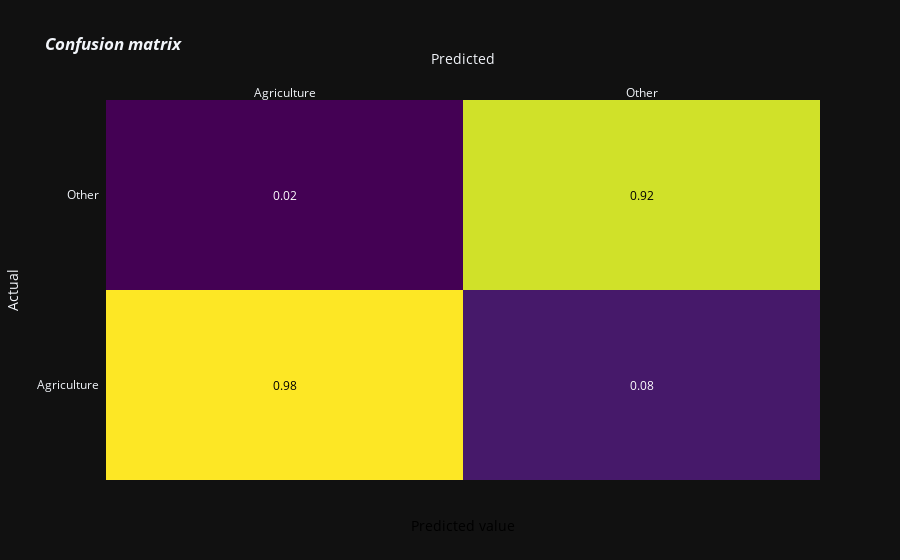
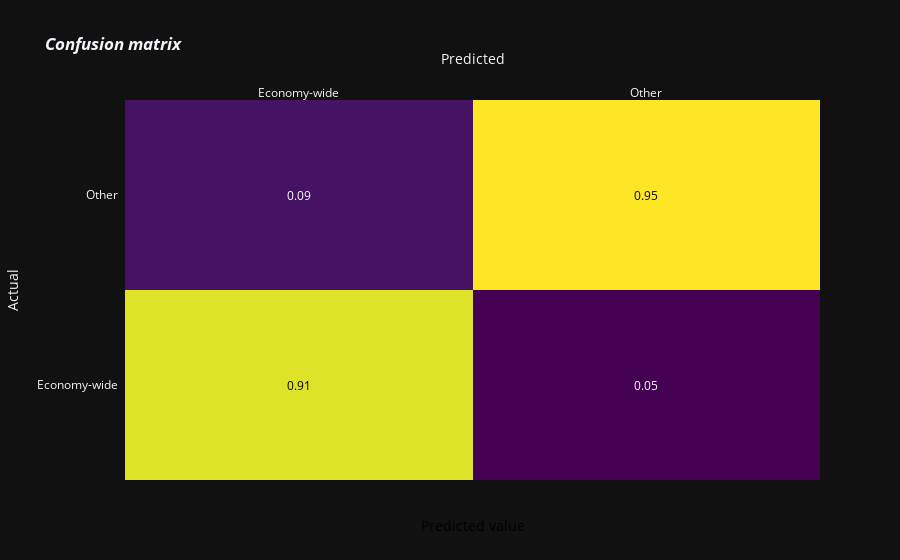
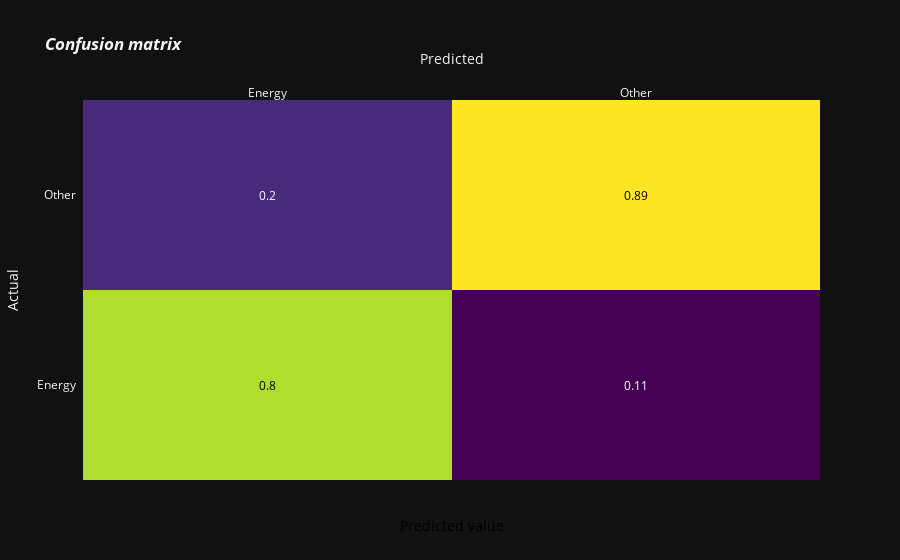
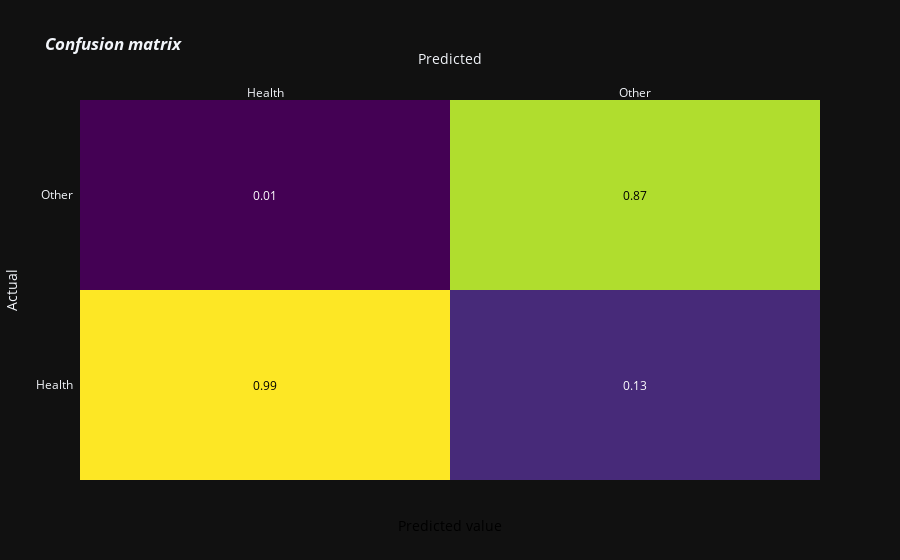

These figures' notebook cell, in order:
### Markdown cell above
# Confusion Matrices

### Code cell
mlbcm=multilabel_confusion_matrix(y_true, y_pred)

# loop through multiple confusion matrices and plot them.
for ix, matrix in enumerate(mlbcm):
    class_label = mlb.classes_[ix]
    fig=plot_confusion_matrix(matrix, class_label)
    fig.show()

### Figure 1 — Plotly figure (JSON) as saved in the notebook; plotly's stock layout.template omitted (floating-point values rounded to 4 significant figures)
{"data": [{"colorscale": [[0.0, "#440154"], [0.1111, "#482878"], [0.2222, "#3e4989"], [0.3333, "#31688e"], [0.4444, "#26828e"], [0.5556, "#1f9e89"], [0.6667, "#35b779"], [0.7778, "#6ece58"], [0.8889, "#b5de2b"], [1.0, "#fde725"]], "reversescale": false, "showscale": false, "x": ["Agriculture", "Other"], "y": ["Agriculture", "Other"], "z": [[0.9849, 0.08197], [0.01506, 0.918]], "type": "heatmap"}], "layout": {"annotations": [{"font": {"color": "#000000"}, "showarrow": false, "text": "0.98", "x": "Agriculture", "xref": "x", "y": "Agriculture", "yref": "y"}, {"font": {"color": "#FFFFFF"}, "showarrow": false, "text": "0.08", "x": "Other", "xref": "x", "y": "Agriculture", "yref": "y"}, {"font": {"color": "#FFFFFF"}, "showarrow": false, "text": "0.02", "x": "Agriculture", "xref": "x", "y": "Other", "yref": "y"}, {"font": {"color": "#000000"}, "showarrow": false, "text": "0.92", "x": "Other", "xref": "x", "y": "Other", "yref": "y"}, {"font": {"color": "black", "size": 14}, "showarrow": false, "text": "Predicted value", "x": 0.5, "xref": "paper", "y": -0.15, "yref": "paper"}], "xaxis": {"dtick": 1, "gridcolor": "rgb(0, 0, 0)", "side": "top", "ticks": "", "title": {"text": "Predicted"}}, "yaxis": {"dtick": 1, "ticks": "", "ticksuffix": "  ", "title": {"text": "Actual"}}, "title": {"text": "<i><b>Confusion matrix</b></i>"}}}

### Figure 2 — Plotly figure (JSON) as saved in the notebook; plotly's stock layout.template omitted (floating-point values rounded to 4 significant figures)
{"data": [{"colorscale": [[0.0, "#440154"], [0.1111, "#482878"], [0.2222, "#3e4989"], [0.3333, "#31688e"], [0.4444, "#26828e"], [0.5556, "#1f9e89"], [0.6667, "#35b779"], [0.7778, "#6ece58"], [0.8889, "#b5de2b"], [1.0, "#fde725"]], "reversescale": false, "showscale": false, "x": ["Economy-wide", "Other"], "y": ["Economy-wide", "Other"], "z": [[0.9112, 0.04545], [0.08883, 0.9545]], "type": "heatmap"}], "layout": {"annotations": [{"font": {"color": "#000000"}, "showarrow": false, "text": "0.91", "x": "Economy-wide", "xref": "x", "y": "Economy-wide", "yref": "y"}, {"font": {"color": "#FFFFFF"}, "showarrow": false, "text": "0.05", "x": "Other", "xref": "x", "y": "Economy-wide", "yref": "y"}, {"font": {"color": "#FFFFFF"}, "showarrow": false, "text": "0.09", "x": "Economy-wide", "xref": "x", "y": "Other", "yref": "y"}, {"font": {"color": "#000000"}, "showarrow": false, "text": "0.95", "x": "Other", "xref": "x", "y": "Other", "yref": "y"}, {"font": {"color": "black", "size": 14}, "showarrow": false, "text": "Predicted value", "x": 0.5, "xref": "paper", "y": -0.15, "yref": "paper"}], "xaxis": {"dtick": 1, "gridcolor": "rgb(0, 0, 0)", "side": "top", "ticks": "", "title": {"text": "Predicted"}}, "yaxis": {"dtick": 1, "ticks": "", "ticksuffix": "  ", "title": {"text": "Actual"}}, "title": {"text": "<i><b>Confusion matrix</b></i>"}}}

### Figure 3 — Plotly figure (JSON) as saved in the notebook; plotly's stock layout.template omitted (floating-point values rounded to 4 significant figures)
{"data": [{"colorscale": [[0.0, "#440154"], [0.1111, "#482878"], [0.2222, "#3e4989"], [0.3333, "#31688e"], [0.4444, "#26828e"], [0.5556, "#1f9e89"], [0.6667, "#35b779"], [0.7778, "#6ece58"], [0.8889, "#b5de2b"], [1.0, "#fde725"]], "reversescale": false, "showscale": false, "x": ["Energy", "Other"], "y": ["Energy", "Other"], "z": [[0.7966, 0.1111], [0.2034, 0.8889]], "type": "heatmap"}], "layout": {"annotations": [{"font": {"color": "#000000"}, "showarrow": false, "text": "0.8", "x": "Energy", "xref": "x", "y": "Energy", "yref": "y"}, {"font": {"color": "#FFFFFF"}, "showarrow": false, "text": "0.11", "x": "Other", "xref": "x", "y": "Energy", "yref": "y"}, {"font": {"color": "#FFFFFF"}, "showarrow": false, "text": "0.2", "x": "Energy", "xref": "x", "y": "Other", "yref": "y"}, {"font": {"color": "#000000"}, "showarrow": false, "text": "0.89", "x": "Other", "xref": "x", "y": "Other", "yref": "y"}, {"font": {"color": "black", "size": 14}, "showarrow": false, "text": "Predicted value", "x": 0.5, "xref": "paper", "y": -0.15, "yref": "paper"}], "xaxis": {"dtick": 1, "gridcolor": "rgb(0, 0, 0)", "side": "top", "ticks": "", "title": {"text": "Predicted"}}, "yaxis": {"dtick": 1, "ticks": "", "ticksuffix": "  ", "title": {"text": "Actual"}}, "title": {"text": "<i><b>Confusion matrix</b></i>"}}}

### Figure 4 — Plotly figure (JSON) as saved in the notebook; plotly's stock layout.template omitted (floating-point values rounded to 4 significant figures)
{"data": [{"colorscale": [[0.0, "#440154"], [0.1111, "#482878"], [0.2222, "#3e4989"], [0.3333, "#31688e"], [0.4444, "#26828e"], [0.5556, "#1f9e89"], [0.6667, "#35b779"], [0.7778, "#6ece58"], [0.8889, "#b5de2b"], [1.0, "#fde725"]], "reversescale": false, "showscale": false, "x": ["Health", "Other"], "y": ["Health", "Other"], "z": [[0.9862, 0.129], [0.01381, 0.871]], "type": "heatmap"}], "layout": {"annotations": [{"font": {"color": "#000000"}, "showarrow": false, "text": "0.99", "x": "Health", "xref": "x", "y": "Health", "yref": "y"}, {"font": {"color": "#FFFFFF"}, "showarrow": false, "text": "0.13", "x": "Other", "xref": "x", "y": "Health", "yref": "y"}, {"font": {"color": "#FFFFFF"}, "showarrow": false, "text": "0.01", "x": "Health", "xref": "x", "y": "Other", "yref": "y"}, {"font": {"color": "#000000"}, "showarrow": false, "text": "0.87", "x": "Other", "xref": "x", "y": "Other", "yref": "y"}, {"font": {"color": "black", "size": 14}, "showarrow": false, "text": "Predicted value", "x": 0.5, "xref": "paper", "y": -0.15, "yref": "paper"}], "xaxis": {"dtick": 1, "gridcolor": "rgb(0, 0, 0)", "side": "top", "ticks": "", "title": {"text": "Predicted"}}, "yaxis": {"dtick": 1, "ticks": "", "ticksuffix": "  ", "title": {"text": "Actual"}}, "title": {"text": "<i><b>Confusion matrix</b></i>"}}}
